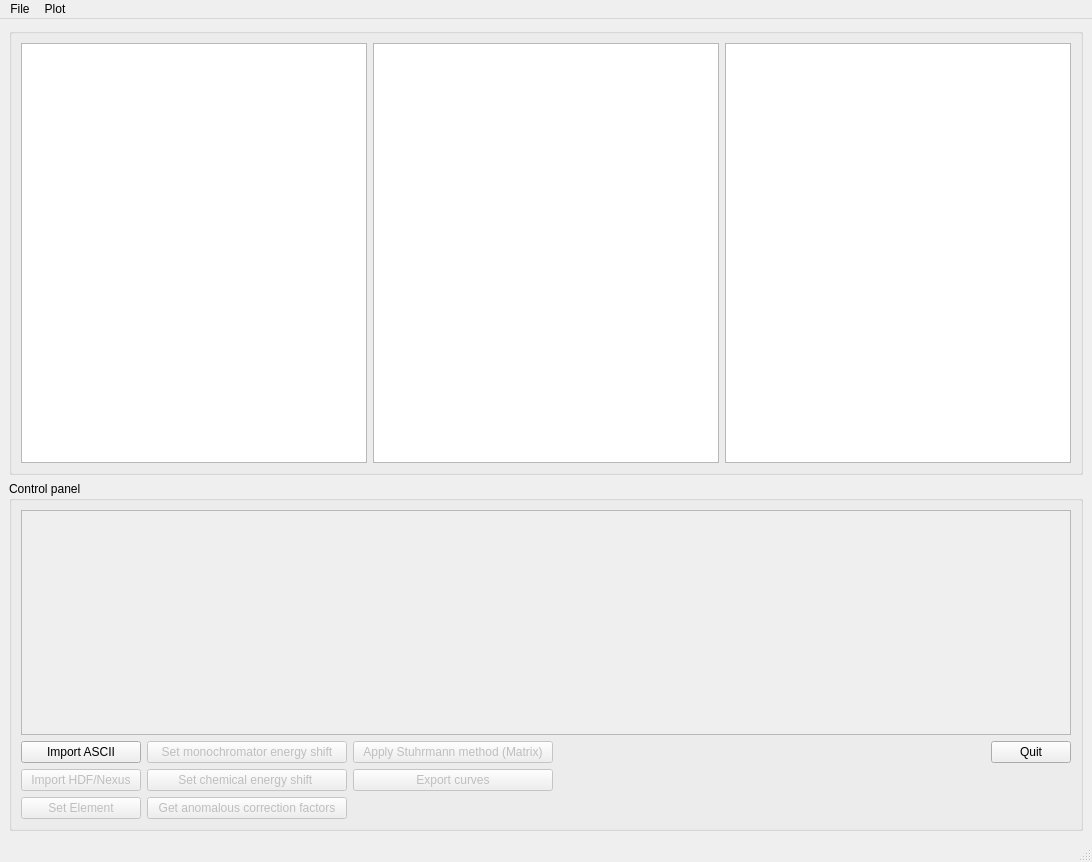
<?xml version="1.0" encoding="UTF-8"?>
<ui version="4.0">
 <class>MainWindow</class>
 <widget class="QMainWindow" name="MainWindow">
  <property name="geometry">
   <rect>
    <x>0</x>
    <y>0</y>
    <width>1092</width>
    <height>862</height>
   </rect>
  </property>
  <property name="windowTitle">
   <string>PyAnomScat - Stuhrmann method</string>
  </property>
  <widget class="QWidget" name="centralwidget">
   <layout class="QGridLayout" name="gridLayout">
    <item row="0" column="0">
     <layout class="QVBoxLayout" name="verticalLayout">
      <item>
       <widget class="QGroupBox" name="groupBox_2">
        <property name="sizePolicy">
         <sizepolicy hsizetype="Expanding" vsizetype="Expanding">
          <horstretch>0</horstretch>
          <verstretch>0</verstretch>
         </sizepolicy>
        </property>
        <property name="title">
         <string/>
        </property>
        <layout class="QGridLayout" name="gridLayout_2">
         <item row="0" column="0">
          <layout class="QHBoxLayout" name="horizontalLayout">
           <item>
            <widget class="PlotWidget" name="graphicsView_1"/>
           </item>
           <item>
            <widget class="PlotWidget" name="graphicsView_2"/>
           </item>
           <item>
            <widget class="PlotWidget" name="graphicsView_3"/>
           </item>
          </layout>
         </item>
        </layout>
       </widget>
      </item>
      <item>
       <widget class="QGroupBox" name="groupBox">
        <property name="sizePolicy">
         <sizepolicy hsizetype="Expanding" vsizetype="Fixed">
          <horstretch>0</horstretch>
          <verstretch>0</verstretch>
         </sizepolicy>
        </property>
        <property name="minimumSize">
         <size>
          <width>0</width>
          <height>350</height>
         </size>
        </property>
        <property name="title">
         <string>Control panel</string>
        </property>
        <layout class="QGridLayout" name="gridLayout_4">
         <item row="0" column="0">
          <layout class="QGridLayout" name="gridLayout_3">
           <item row="0" column="0" colspan="5">
            <widget class="QTableView" name="tableView">
             <property name="enabled">
              <bool>false</bool>
             </property>
             <property name="editTriggers">
              <set>QAbstractItemView::AnyKeyPressed|QAbstractItemView::CurrentChanged|QAbstractItemView::DoubleClicked|QAbstractItemView::EditKeyPressed</set>
             </property>
             <property name="selectionMode">
              <enum>QAbstractItemView::SingleSelection</enum>
             </property>
             <attribute name="horizontalHeaderVisible">
              <bool>true</bool>
             </attribute>
             <attribute name="verticalHeaderVisible">
              <bool>false</bool>
             </attribute>
            </widget>
           </item>
           <item row="1" column="0">
            <widget class="QPushButton" name="pushButton">
             <property name="minimumSize">
              <size>
               <width>120</width>
               <height>0</height>
              </size>
             </property>
             <property name="text">
              <string>Import ASCII</string>
             </property>
            </widget>
           </item>
           <item row="1" column="1">
            <widget class="QPushButton" name="pushButton_4">
             <property name="enabled">
              <bool>false</bool>
             </property>
             <property name="minimumSize">
              <size>
               <width>200</width>
               <height>0</height>
              </size>
             </property>
             <property name="text">
              <string>Set monochromator energy shift</string>
             </property>
            </widget>
           </item>
           <item row="1" column="2">
            <widget class="QPushButton" name="pushButton_5">
             <property name="enabled">
              <bool>false</bool>
             </property>
             <property name="minimumSize">
              <size>
               <width>200</width>
               <height>0</height>
              </size>
             </property>
             <property name="text">
              <string>Apply Stuhrmann method (Matrix)</string>
             </property>
            </widget>
           </item>
           <item row="1" column="3">
            <spacer name="horizontalSpacer">
             <property name="orientation">
              <enum>Qt::Horizontal</enum>
             </property>
             <property name="sizeHint" stdset="0">
              <size>
               <width>40</width>
               <height>20</height>
              </size>
             </property>
            </spacer>
           </item>
           <item row="1" column="4">
            <widget class="QPushButton" name="pushButton_7">
             <property name="text">
              <string>Quit</string>
             </property>
            </widget>
           </item>
           <item row="2" column="0">
            <widget class="QPushButton" name="pushButton_2">
             <property name="enabled">
              <bool>false</bool>
             </property>
             <property name="minimumSize">
              <size>
               <width>120</width>
               <height>0</height>
              </size>
             </property>
             <property name="text">
              <string>Import HDF/Nexus</string>
             </property>
            </widget>
           </item>
           <item row="2" column="2">
            <widget class="QPushButton" name="pushButton_6">
             <property name="enabled">
              <bool>false</bool>
             </property>
             <property name="minimumSize">
              <size>
               <width>200</width>
               <height>0</height>
              </size>
             </property>
             <property name="text">
              <string>Export curves</string>
             </property>
            </widget>
           </item>
           <item row="3" column="0">
            <widget class="QPushButton" name="pushButton_3">
             <property name="enabled">
              <bool>false</bool>
             </property>
             <property name="minimumSize">
              <size>
               <width>120</width>
               <height>0</height>
              </size>
             </property>
             <property name="text">
              <string>Set Element</string>
             </property>
            </widget>
           </item>
           <item row="2" column="1">
            <widget class="QPushButton" name="pushButton_8">
             <property name="enabled">
              <bool>false</bool>
             </property>
             <property name="text">
              <string>Set chemical energy shift </string>
             </property>
            </widget>
           </item>
           <item row="3" column="1">
            <widget class="QPushButton" name="pushButton_9">
             <property name="enabled">
              <bool>false</bool>
             </property>
             <property name="text">
              <string>Get anomalous correction factors</string>
             </property>
            </widget>
           </item>
          </layout>
         </item>
        </layout>
       </widget>
      </item>
     </layout>
    </item>
   </layout>
  </widget>
  <widget class="QStatusBar" name="statusbar"/>
  <widget class="QMenuBar" name="menubar">
   <property name="geometry">
    <rect>
     <x>0</x>
     <y>0</y>
     <width>1092</width>
     <height>21</height>
    </rect>
   </property>
   <widget class="QMenu" name="menuFile">
    <property name="title">
     <string>File</string>
    </property>
    <addaction name="actionQuit"/>
   </widget>
   <widget class="QMenu" name="menuEdit">
    <property name="title">
     <string>Plot</string>
    </property>
    <addaction name="actionLinLin"/>
    <addaction name="actionLinLog"/>
    <addaction name="actionLogLin"/>
    <addaction name="actionLogLog"/>
    <addaction name="separator"/>
    <addaction name="actionKratky"/>
   </widget>
   <addaction name="menuFile"/>
   <addaction name="menuEdit"/>
  </widget>
  <action name="actionHelp">
   <property name="text">
    <string>Help</string>
   </property>
  </action>
  <action name="actionQuit">
   <property name="text">
    <string>Quit</string>
   </property>
  </action>
  <action name="actionLogLog">
   <property name="checkable">
    <bool>false</bool>
   </property>
   <property name="checked">
    <bool>false</bool>
   </property>
   <property name="text">
    <string>LogLog</string>
   </property>
  </action>
  <action name="actionKratky">
   <property name="checkable">
    <bool>false</bool>
   </property>
   <property name="checked">
    <bool>false</bool>
   </property>
   <property name="text">
    <string>Kratky</string>
   </property>
  </action>
  <action name="actionLinLog">
   <property name="checkable">
    <bool>false</bool>
   </property>
   <property name="checked">
    <bool>false</bool>
   </property>
   <property name="text">
    <string>LinLog</string>
   </property>
  </action>
  <action name="actionLogLin">
   <property name="checkable">
    <bool>false</bool>
   </property>
   <property name="checked">
    <bool>false</bool>
   </property>
   <property name="text">
    <string>LogLin</string>
   </property>
  </action>
  <action name="actionLinLin">
   <property name="checkable">
    <bool>false</bool>
   </property>
   <property name="checked">
    <bool>false</bool>
   </property>
   <property name="text">
    <string>LinLin</string>
   </property>
  </action>
 </widget>
 <customwidgets>
  <customwidget>
   <class>PlotWidget</class>
   <extends>QGraphicsView</extends>
   <header>pyqtgraph</header>
  </customwidget>
 </customwidgets>
 <resources/>
 <connections/>
</ui>
